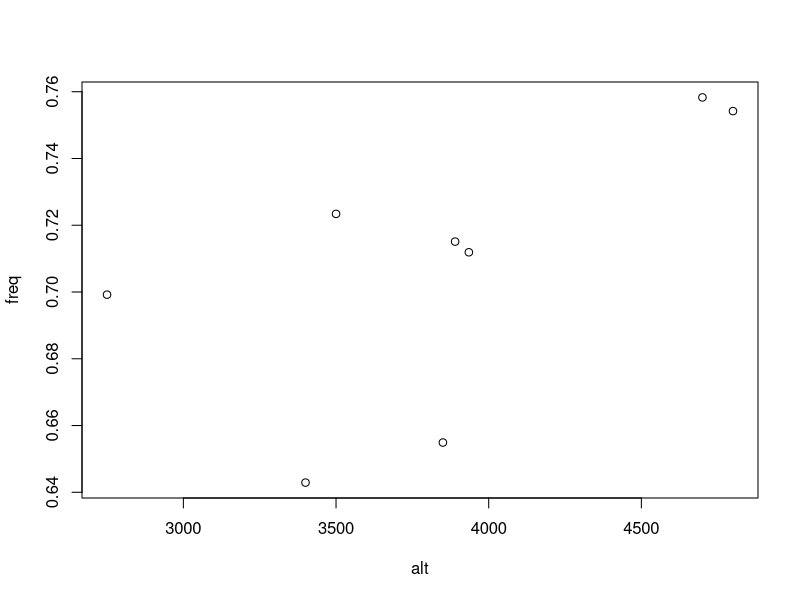
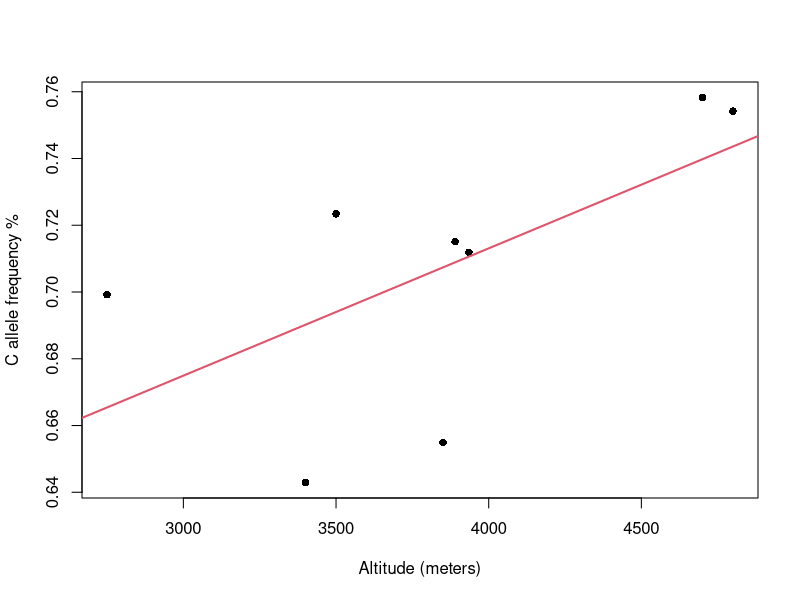

The R script that drew these images, in order:
## ---- chunk 1
knitr::opts_chunk$set(echo = TRUE)
## ---- chunk 2
population <- c("Nyingchi","Lhasa","Ch1amdo","Chamdo2","Xigaze","Shanna","Nagari","Nagqu")
altitude <- c(2750,3400,3500,3850,3890,3935,4700,4800)
allele_freq <- c(0.6992, 0.6429, 0.7234, 0.6549, 0.7151, 0.7119, 0.7583, 0.7542)
## ---- chunk 3
tibetdf <- data.frame(pop = population,
                      alt = altitude,
                      freq = allele_freq)
## ---- chunk 4
plot(freq ~ alt, data = tibetdf)
## ---- chunk 5
lobf <- lm(freq ~ alt, data = tibetdf)
## ---- chunk 6
lobf_slope_int <- coef(lobf)
## ---- chunk 7
plot(freq ~ alt, data = tibetdf, pch = 16, xlab = "Altitude (meters)", ylab = "C allele frequency %")
abline(lobf_slope_int, col =2, lwd = 2)
## ---- chunk 8
cor(tibetdf$freq, tibetdf$alt,method = "spearman")
